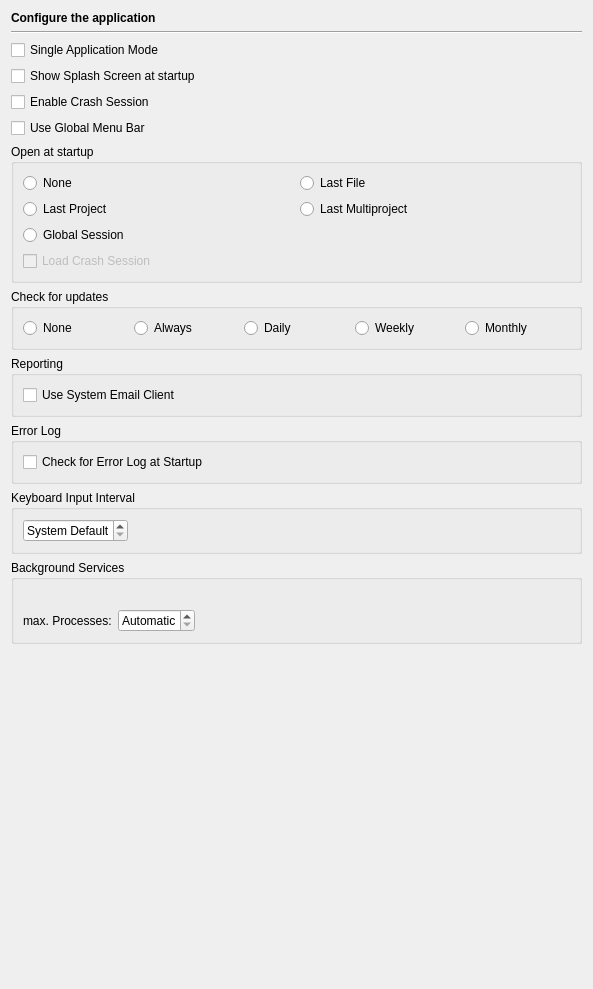
<?xml version="1.0" encoding="UTF-8"?>
<ui version="4.0">
 <class>ApplicationPage</class>
 <widget class="QWidget" name="ApplicationPage">
  <property name="geometry">
   <rect>
    <x>0</x>
    <y>0</y>
    <width>591</width>
    <height>989</height>
   </rect>
  </property>
  <layout class="QVBoxLayout" name="verticalLayout_4">
   <item>
    <widget class="QLabel" name="headerLabel">
     <property name="text">
      <string>&lt;b&gt;Configure the application&lt;/b&gt;</string>
     </property>
    </widget>
   </item>
   <item>
    <widget class="Line" name="line9_3">
     <property name="frameShape">
      <enum>QFrame::HLine</enum>
     </property>
     <property name="frameShadow">
      <enum>QFrame::Sunken</enum>
     </property>
     <property name="orientation">
      <enum>Qt::Horizontal</enum>
     </property>
    </widget>
   </item>
   <item>
    <widget class="QCheckBox" name="singleApplicationCheckBox">
     <property name="toolTip">
      <string>Select, if only one instance of the application should be running</string>
     </property>
     <property name="text">
      <string>Single Application Mode</string>
     </property>
    </widget>
   </item>
   <item>
    <widget class="QCheckBox" name="splashScreenCheckBox">
     <property name="toolTip">
      <string>Select to show the startup splash screen</string>
     </property>
     <property name="text">
      <string>Show Splash Screen at startup</string>
     </property>
    </widget>
   </item>
   <item>
    <widget class="QCheckBox" name="crashSessionEnabledCheckBox">
     <property name="toolTip">
      <string>Select to enable the generation of a crash session file</string>
     </property>
     <property name="text">
      <string>Enable Crash Session</string>
     </property>
    </widget>
   </item>
   <item>
    <widget class="QCheckBox" name="globalMenuCheckBox">
     <property name="toolTip">
      <string>Select to use the global application menu bar</string>
     </property>
     <property name="text">
      <string>Use Global Menu Bar</string>
     </property>
    </widget>
   </item>
   <item>
    <widget class="QGroupBox" name="groupBox_3">
     <property name="title">
      <string>Open at startup</string>
     </property>
     <layout class="QGridLayout">
      <item row="0" column="0">
       <widget class="QRadioButton" name="noOpenRadioButton">
        <property name="toolTip">
         <string>Select to not open anything</string>
        </property>
        <property name="text">
         <string>None</string>
        </property>
       </widget>
      </item>
      <item row="0" column="1">
       <widget class="QRadioButton" name="lastFileRadioButton">
        <property name="toolTip">
         <string>Select to open the most recently opened file</string>
        </property>
        <property name="text">
         <string>Last File</string>
        </property>
       </widget>
      </item>
      <item row="1" column="0">
       <widget class="QRadioButton" name="lastProjectRadioButton">
        <property name="toolTip">
         <string>Select to open the most recently opened project</string>
        </property>
        <property name="text">
         <string>Last Project</string>
        </property>
       </widget>
      </item>
      <item row="1" column="1">
       <widget class="QRadioButton" name="lastMultiprojectRadioButton">
        <property name="toolTip">
         <string>Select to open the most recently opened multiproject</string>
        </property>
        <property name="text">
         <string>Last Multiproject</string>
        </property>
       </widget>
      </item>
      <item row="2" column="0">
       <widget class="QRadioButton" name="globalSessionRadioButton">
        <property name="toolTip">
         <string>Select to restore the global session</string>
        </property>
        <property name="text">
         <string>Global Session</string>
        </property>
       </widget>
      </item>
      <item row="3" column="0" colspan="2">
       <widget class="QCheckBox" name="openCrashSessionCheckBox">
        <property name="enabled">
         <bool>false</bool>
        </property>
        <property name="toolTip">
         <string>Select to look for a crash session file first</string>
        </property>
        <property name="text">
         <string>Load Crash Session</string>
        </property>
       </widget>
      </item>
     </layout>
    </widget>
   </item>
   <item>
    <widget class="QGroupBox" name="groupBox_2">
     <property name="title">
      <string>Check for updates</string>
     </property>
     <layout class="QHBoxLayout">
      <item>
       <widget class="QRadioButton" name="noCheckRadioButton">
        <property name="toolTip">
         <string>Select to disable update checking</string>
        </property>
        <property name="text">
         <string>None</string>
        </property>
       </widget>
      </item>
      <item>
       <widget class="QRadioButton" name="alwaysCheckRadioButton">
        <property name="toolTip">
         <string>Select to check for updates at every startup</string>
        </property>
        <property name="text">
         <string>Always</string>
        </property>
       </widget>
      </item>
      <item>
       <widget class="QRadioButton" name="dailyCheckRadioButton">
        <property name="toolTip">
         <string>Select to check for updates once a day</string>
        </property>
        <property name="text">
         <string>Daily</string>
        </property>
       </widget>
      </item>
      <item>
       <widget class="QRadioButton" name="weeklyCheckRadioButton">
        <property name="toolTip">
         <string>Select to check for updates once a week</string>
        </property>
        <property name="text">
         <string>Weekly</string>
        </property>
       </widget>
      </item>
      <item>
       <widget class="QRadioButton" name="monthlyCheckRadioButton">
        <property name="toolTip">
         <string>Select to check for updates once a month</string>
        </property>
        <property name="text">
         <string>Monthly</string>
        </property>
       </widget>
      </item>
     </layout>
    </widget>
   </item>
   <item>
    <widget class="QGroupBox" name="groupBox_4">
     <property name="title">
      <string>Reporting</string>
     </property>
     <layout class="QVBoxLayout" name="verticalLayout_2">
      <item>
       <widget class="QCheckBox" name="systemEmailClientCheckBox">
        <property name="toolTip">
         <string>Select to use the system email client to send reports</string>
        </property>
        <property name="text">
         <string>Use System Email Client</string>
        </property>
       </widget>
      </item>
     </layout>
    </widget>
   </item>
   <item>
    <widget class="QGroupBox" name="groupBox">
     <property name="title">
      <string>Error Log</string>
     </property>
     <layout class="QVBoxLayout" name="verticalLayout">
      <item>
       <widget class="QCheckBox" name="errorlogCheckBox">
        <property name="toolTip">
         <string>Select to check the existence of an error log upon startup</string>
        </property>
        <property name="text">
         <string>Check for Error Log at Startup</string>
        </property>
       </widget>
      </item>
     </layout>
    </widget>
   </item>
   <item>
    <widget class="QGroupBox" name="groupBox_5">
     <property name="title">
      <string>Keyboard Input Interval</string>
     </property>
     <layout class="QGridLayout" name="gridLayout">
      <item row="0" column="0">
       <widget class="QSpinBox" name="intervalSpinBox">
        <property name="toolTip">
         <string>Enter the keyboard input interval, '0' for default</string>
        </property>
        <property name="alignment">
         <set>Qt::AlignRight|Qt::AlignTrailing|Qt::AlignVCenter</set>
        </property>
        <property name="specialValueText">
         <string>System Default</string>
        </property>
        <property name="suffix">
         <string> ms</string>
        </property>
        <property name="maximum">
         <number>2000</number>
        </property>
        <property name="singleStep">
         <number>100</number>
        </property>
       </widget>
      </item>
      <item row="0" column="1">
       <spacer name="horizontalSpacer">
        <property name="orientation">
         <enum>Qt::Horizontal</enum>
        </property>
        <property name="sizeHint" stdset="0">
         <size>
          <width>453</width>
          <height>20</height>
         </size>
        </property>
       </spacer>
      </item>
     </layout>
    </widget>
   </item>
   <item>
    <widget class="QGroupBox" name="groupBox_6">
     <property name="title">
      <string>Background Services</string>
     </property>
     <layout class="QVBoxLayout" name="verticalLayout_3">
      <item>
       <widget class="QLabel" name="backgroundServicesLabel">
        <property name="text">
         <string/>
        </property>
        <property name="wordWrap">
         <bool>true</bool>
        </property>
       </widget>
      </item>
      <item>
       <layout class="QHBoxLayout" name="horizontalLayout">
        <item>
         <widget class="QLabel" name="label">
          <property name="text">
           <string>max. Processes:</string>
          </property>
         </widget>
        </item>
        <item>
         <widget class="QSpinBox" name="backgroundServicesSpinBox">
          <property name="alignment">
           <set>Qt::AlignRight|Qt::AlignTrailing|Qt::AlignVCenter</set>
          </property>
          <property name="specialValueText">
           <string>Automatic</string>
          </property>
         </widget>
        </item>
        <item>
         <spacer name="horizontalSpacer_2">
          <property name="orientation">
           <enum>Qt::Horizontal</enum>
          </property>
          <property name="sizeHint" stdset="0">
           <size>
            <width>40</width>
            <height>20</height>
           </size>
          </property>
         </spacer>
        </item>
       </layout>
      </item>
     </layout>
    </widget>
   </item>
   <item>
    <spacer>
     <property name="orientation">
      <enum>Qt::Vertical</enum>
     </property>
     <property name="sizeHint" stdset="0">
      <size>
       <width>571</width>
       <height>21</height>
      </size>
     </property>
    </spacer>
   </item>
  </layout>
 </widget>
 <tabstops>
  <tabstop>singleApplicationCheckBox</tabstop>
  <tabstop>splashScreenCheckBox</tabstop>
  <tabstop>crashSessionEnabledCheckBox</tabstop>
  <tabstop>globalMenuCheckBox</tabstop>
  <tabstop>noOpenRadioButton</tabstop>
  <tabstop>lastFileRadioButton</tabstop>
  <tabstop>lastProjectRadioButton</tabstop>
  <tabstop>lastMultiprojectRadioButton</tabstop>
  <tabstop>globalSessionRadioButton</tabstop>
  <tabstop>openCrashSessionCheckBox</tabstop>
  <tabstop>noCheckRadioButton</tabstop>
  <tabstop>alwaysCheckRadioButton</tabstop>
  <tabstop>dailyCheckRadioButton</tabstop>
  <tabstop>weeklyCheckRadioButton</tabstop>
  <tabstop>monthlyCheckRadioButton</tabstop>
  <tabstop>systemEmailClientCheckBox</tabstop>
  <tabstop>errorlogCheckBox</tabstop>
  <tabstop>intervalSpinBox</tabstop>
  <tabstop>backgroundServicesSpinBox</tabstop>
 </tabstops>
 <resources/>
 <connections>
  <connection>
   <sender>crashSessionEnabledCheckBox</sender>
   <signal>toggled(bool)</signal>
   <receiver>openCrashSessionCheckBox</receiver>
   <slot>setEnabled(bool)</slot>
   <hints>
    <hint type="sourcelabel">
     <x>44</x>
     <y>89</y>
    </hint>
    <hint type="destinationlabel">
     <x>52</x>
     <y>205</y>
    </hint>
   </hints>
  </connection>
  <connection>
   <sender>crashSessionEnabledCheckBox</sender>
   <signal>toggled(bool)</signal>
   <receiver>openCrashSessionCheckBox</receiver>
   <slot>setChecked(bool)</slot>
   <hints>
    <hint type="sourcelabel">
     <x>114</x>
     <y>88</y>
    </hint>
    <hint type="destinationlabel">
     <x>109</x>
     <y>209</y>
    </hint>
   </hints>
  </connection>
 </connections>
</ui>
